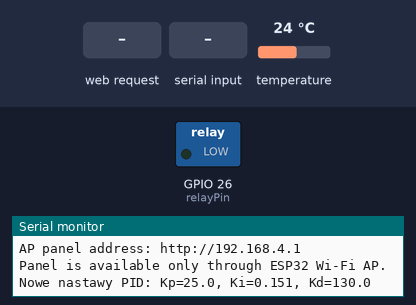
Recording of a program running on a simulated ESP32. Shown: switched loads named in the program (green lamp = pin HIGH), the last lines printed to the serial monitor. The inputs (shaded band) are chosen by the test bench; at power-on: temperature 24 °C. WiFi joins after 1.5 s; servers stay silent unless stated; pins used as bus, display or sensor lines are not drawn.

Above: at 1.2 s.
1.3 s: HTTP request GET /api/manual?p=1 received
7.1 s: "TARGET:\n" received over Serial
12.0 s: HTTP request GET /api/pid?t=120&p=120 received
At 15.2 s:
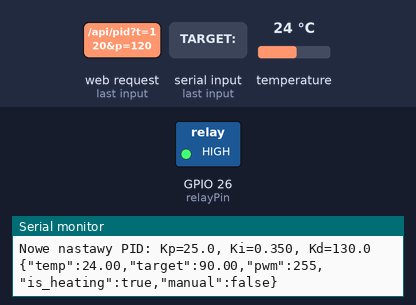
15.6 s: HTTP request GET /api/stop received
At 16.5 s:
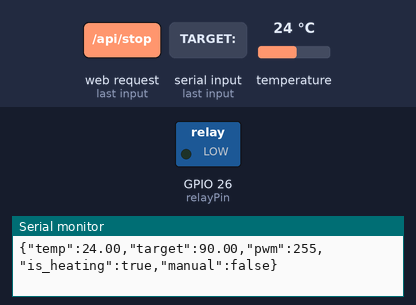
Timing chart, 0 to 18.3 s (numbered marks = the images above; inputs shaded):
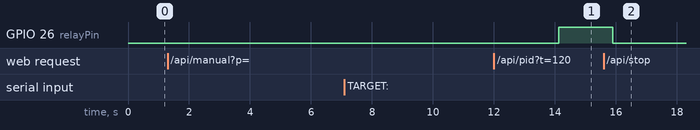

The program:

main.cpp
```cpp
#include <Arduino.h>
#include <OneWire.h>
#include <DallasTemperature.h>
#include <WiFi.h>
#include <WebServer.h>

const char* apSsid = "Grzalka-ESP32";
const char* apPassword = "";

WebServer server(80);

const int oneWireBus = 27;
const int sensorPowerPin = 32;
const int relayPin = 26;

OneWire oneWire(oneWireBus);
DallasTemperature sensors(&oneWire);

const float Kp_30 = 25.0;
const float Ki_30 = 0.018;
const float Kd_30 = 130.0;

const float Kp_80 = 25.0;
const float Ki_80 = 0.35;
const float Kd_80 = 130.0;

bool isHeating = false;
bool manualMode = false;
float targetTemp = 50.0;
float currentTemp = 0.0;
int currentPwm = 0;
int manualPwm = 0;

float Kp, Ki, Kd;
float integral = 0;
float lastError = 0;

unsigned long windowStartTime = 0;
const unsigned long windowSize = 1000;
unsigned long lastMsg = 0;
String serialBuffer;

void setupWiFi() {
  WiFi.mode(WIFI_AP);

  bool apOk = WiFi.softAP(apSsid, apPassword);
  if (apOk) {
    Serial.print("ESP32 AP started. Connect to: ");
    Serial.println(apSsid);
    Serial.print("AP panel address: http://");
    Serial.println(WiFi.softAPIP());
  } else {
    Serial.println("Failed to start ESP32 AP.");
  }

  Serial.println("Panel is available only through ESP32 Wi-Fi AP.");
}


void adjustPID() {
  float t = constrain(targetTemp, 30.0, 80.0);

  Kp = Kp_30 + (t - 30.0) * (Kp_80 - Kp_30) / (80.0 - 30.0);
  Ki = Ki_30 + (t - 30.0) * (Ki_80 - Ki_30) / (80.0 - 30.0);
  Kd = Kd_30 + (t - 30.0) * (Kd_80 - Kd_30) / (80.0 - 30.0);

  Serial.printf("Nowe nastawy PID: Kp=%.1f, Ki=%.3f, Kd=%.1f\n", Kp, Ki, Kd);
}

void sendJsonStatus() {
  Serial.printf(
    "{\"temp\":%.2f,\"target\":%.2f,\"pwm\":%d,\"is_heating\":%s,\"manual\":%s}\n",
    currentTemp,
    targetTemp,
    currentPwm,
    isHeating ? "true" : "false",
    manualMode ? "true" : "false"
  );
}

void handleSerialCommand(const String &cmd) {
  if (cmd.startsWith("TARGET:")) {
    targetTemp = cmd.substring(7).toFloat();
    manualMode = false;
    isHeating = true;
    integral = 0;
    lastError = 0;
    adjustPID();
    return;
  }

  if (cmd.startsWith("MANUAL:")) {
    float pct = cmd.substring(7).toFloat();
    pct = constrain(pct, 0.0, 100.0);
    manualPwm = (int)((pct * 255.0) / 100.0);
    currentPwm = manualPwm;
    manualMode = true;
    isHeating = true;
    integral = 0;
    lastError = 0;
    return;
  }

  if (cmd == "CMD:STOP") {
    manualMode = false;
    isHeating = false;
    currentPwm = 0;
    manualPwm = 0;
    digitalWrite(relayPin, LOW);
    return;
  }
}

void readSerialCommands() {
  while (Serial.available() >   0.0) {
    char c = (char)Serial.read();
    if (c == '\r') continue;
    if (c == '\n') {
      if (serialBuffer.length() > 0) {
        handleSerialCommand(serialBuffer);
        serialBuffer = " ";
      }
    } else {
      serialBuffer += c;
      if (serialBuffer.length() > 128) {
        serialBuffer = "   ";
      }
    }
  }
}

const char MAIN_PAGE[] PROGMEM = R"rawliteral(
<!DOCTYPE html>
<html lang="pl">
<head>
<meta charset="UTF-8">
<meta name="viewport" content="width=device-width, initial-scale=1.0">
<title>ESP32 Sterowanie Grzalka</title>
<style>
  :root{--bg:#0b1020;--card:#151d33;--line:#2b3a63;--txt:#e6edf7;--muted:#94a3c2;--ok:#22c55e;--hot:#f97316;--cold:#3b82f6;--danger:#ef4444}
  *{box-sizing:border-box} body{margin:0;background:radial-gradient(circle at top,#1b2746 0,#0b1020 55%);font-family:Arial,sans-serif;color:var(--txt)}
  .wrap{max-width:1100px;margin:0 auto;padding:16px;display:grid;gap:14px}
  .top{display:grid;grid-template-columns:1fr auto;gap:12px;align-items:center}
  .card{background:var(--card);border:1px solid var(--line);border-radius:14px;padding:14px}
  .row{display:flex;gap:8px;align-items:center;flex-wrap:wrap}
  .temp{font-size:clamp(38px,6vw,54px);font-weight:700;color:var(--hot);line-height:1.05;word-break:keep-all}
  .small{color:var(--muted);font-size:13px}
  .chip{padding:6px 10px;border-radius:18px;border:1px solid var(--line);font-size:12px}
  .chip.on{border-color:var(--ok);color:var(--ok)}
  .chip.manual{border-color:var(--hot);color:var(--hot)}
  .controls{display:grid;grid-template-columns:repeat(3,minmax(180px,1fr));gap:10px}
  input{width:100%;background:#0f1730;border:1px solid var(--line);border-radius:10px;padding:10px;color:var(--txt);font-size:16px}
  button{width:100%;border:0;border-radius:10px;padding:10px;font-weight:700;cursor:pointer}
  .b1{background:var(--cold);color:white}.b2{background:var(--hot);color:#111}.b3{background:var(--danger);color:white}.b4{background:transparent;color:var(--muted);border:1px solid var(--line)}
  .stats{display:grid;grid-template-columns:repeat(4,1fr);gap:10px}
  .statv{font-size:26px;font-weight:700}
  .chartBox{height:380px}
  canvas{display:block;width:100%;height:100%}
  #log{max-height:110px;overflow:auto;font-size:12px;line-height:1.6;color:var(--muted)}
  @media (max-width:1100px){
    .top{grid-template-columns:1fr;align-items:stretch}
    .top .row{justify-content:flex-start}
  }

  @media (max-width:850px){
    .controls,.stats{grid-template-columns:1fr}
    .chartBox{height:300px}
    .wrap{padding:10px}
    .card{padding:12px}
    .temp{font-size:clamp(34px,10vw,48px)}
    .small{font-size:12px}
  }
</style>
</head>
<body>
  <div class="wrap">
    <div class="top card">
      <div>
        <div class="small">Sterowanie ukladem grzania</div>
        <div class="temp" id="temp">--.- C</div>
        <div class="small">Cel: <b id="target">--.-</b> C | Moc: <b id="pwm">0</b>%</div>
      </div>
      <div class="row">
        <span class="chip" id="mode">STOP</span>
        <button class="b4" onclick="resetChart()">Reset wykresu</button>
        <button class="b4" onclick="exportData()">Eksport .txt</button>
      </div>
    </div>

    <div class="controls">
      <div class="card">
        <div class="small">PID - temperatura zadana [C]</div>
        <input type="number" id="pidTemp" min="20" max="90" step="0.5" value="50">
        <div class="row" style="margin-top:8px"><button class="b1" onclick="setPID()">Uruchom PID</button></div>
      </div>
      <div class="card">
        <div class="small">Tryb manualny - moc [%]</div>
        <input type="number" id="manPwm" min="0" max="100" step="1" value="40">
        <div class="row" style="margin-top:8px"><button class="b2" onclick="setManual()">Ustaw moc</button></div>
      </div>
      <div class="card">
        <div class="small">Zatrzymanie</div>
        <div class="row" style="margin-top:30px"><button class="b3" onclick="stopHeat()">STOP</button></div>
      </div>
    </div>

    <div class="stats">
      <div class="card"><div class="small">Temperatura</div><div class="statv" id="sTemp">--.-</div><div class="small">aktualna</div></div>
      <div class="card"><div class="small">Zadana</div><div class="statv" id="sTarget">--.-</div></div>
      <div class="card"><div class="small">PWM</div><div class="statv" id="sPwm">0%</div></div>
      <div class="card"><div class="small">Tryb</div><div class="statv" id="sMode">STOP</div></div>
    </div>

    <div class="card">
      <div class="small">Wykres: odpowiedz ukladu + sygnal sterujacy</div>
      <div class="chartBox"><canvas id="chart"></canvas></div>
    </div>

    <div class="card"><div id="log"></div></div>
  </div>

<script>
let historyData=[];
const MAX_POINTS=360;
const tArr=[],tempArr=[],targetArr=[],pwmArr=[];
const canvas=document.getElementById('chart');
const ctx=canvas.getContext('2d');
let chartSize={w:0,h:0,dpr:1};

function resizeChart(){
  const rect=canvas.parentElement.getBoundingClientRect();
  const dpr=window.devicePixelRatio || 1;
  const w=Math.max(320, Math.floor(rect.width));
  const h=Math.max(220, Math.floor(rect.height));
  chartSize={w,h,dpr};
  canvas.width=Math.floor(w*dpr);
  canvas.height=Math.floor(h*dpr);
  canvas.style.width=w+'px';
  canvas.style.height=h+'px';
  ctx.setTransform(dpr,0,0,dpr,0,0);
  renderChart();
}

function renderChart(){
  const w=chartSize.w, h=chartSize.h;
  ctx.clearRect(0,0,w,h);

  ctx.fillStyle='#0f1730';
  ctx.fillRect(0,0,w,h);

  if(!tempArr.length){
    ctx.fillStyle='#94a3c2';
    ctx.font='14px Arial';
    ctx.fillText('Brak danych - oczekiwanie na pierwszy pomiar', 18, 28);
    return;
  }

  const pad={l:46,r:46,t:18,b:30};
  const x0=pad.l, y0=pad.t, plotW=w-pad.l-pad.r, plotH=h-pad.t-pad.b;
  const tempMin=0, tempMax=100, pwmMin=0, pwmMax=100;

  ctx.strokeStyle='rgba(43,58,99,0.75)';
  ctx.lineWidth=1;
  ctx.font='11px Arial';
  ctx.fillStyle='#9fb1d5';
  for(let i=0;i<=5;i++){
    const y=y0 + plotH*(i/5);
    ctx.beginPath(); ctx.moveTo(x0,y); ctx.lineTo(x0+plotW,y); ctx.stroke();
    const val=(tempMax - (tempMax-tempMin)*(i/5)).toFixed(0);
    ctx.fillText(val, 8, y+4);
  }

  const mapX=(i)=> x0 + plotW*(i/Math.max(1,tempArr.length-1));
  const mapTemp=(v)=> y0 + plotH*(1 - (v-tempMin)/(tempMax-tempMin));
  const mapPwm=(v)=> y0 + plotH*(1 - (v-pwmMin)/(pwmMax-pwmMin));

  const drawLine=(arr,color,mapY,fillColor)=>{
    if(arr.length<2) return;
    ctx.beginPath();
    arr.forEach((v,i)=>{
      const x=mapX(i), y=mapY(v);
      if(i===0) ctx.moveTo(x,y); else ctx.lineTo(x,y);
    });
    ctx.strokeStyle=color;
    ctx.lineWidth=2;
    ctx.stroke();

    if(fillColor){
      ctx.lineTo(mapX(arr.length-1), y0+plotH);
      ctx.lineTo(mapX(0), y0+plotH);
      ctx.closePath();
      ctx.fillStyle=fillColor;
      ctx.fill();
    }
  };

  drawLine(targetArr,'#3b82f6',mapTemp,null);
  drawLine(tempArr,'#f97316',mapTemp,'rgba(249,115,22,0.12)');

  if(pwmArr.length>=2){
    ctx.beginPath();
    pwmArr.forEach((v,i)=>{
      const x=mapX(i), y=mapPwm(v);
      if(i===0) ctx.moveTo(x,y); else ctx.lineTo(x,y);
    });
    ctx.strokeStyle='rgba(34,197,94,0.95)';
    ctx.lineWidth=2;
    ctx.stroke();
  }

  ctx.fillStyle='#8de2a9';
  ctx.fillText('PWM %', w-38, y0+10);
  ctx.fillStyle='#c6d2ea';
  ctx.fillText('Temperatura [C]', x0+6, 14);
}

window.addEventListener('resize', resizeChart);

function log(m){const el=document.getElementById('log');const ts=new Date().toLocaleTimeString('pl-PL',{hour12:false});el.innerHTML+=`[${ts}] ${m}<br>`;el.scrollTop=el.scrollHeight;}
async function setPID(){const t=parseFloat(document.getElementById('pidTemp').value||'50');await fetch(`/api/pid?t=${encodeURIComponent(t)}`);log(`PID start, cel ${t.toFixed(1)} C`);}
async function setManual(){const p=parseFloat(document.getElementById('manPwm').value||'0');await fetch(`/api/manual?p=${encodeURIComponent(p)}`);log(`Manual, moc ${Math.max(0,Math.min(100,p)).toFixed(0)}%`);}
async function stopHeat(){await fetch('/api/stop');log('Zatrzymano grzanie');}

function exportData(){
  if(!historyData.length){log('Brak danych do eksportu');return;}
  let txt='czas[s]\ttemp[C]\tcel[C]\tmoc[%]\n';
  historyData.forEach(d=>txt+=`${d.t}\t${d.temp.toFixed(2)}\t${d.target.toFixed(2)}\t${d.pwm}\n`);
  const blob=new Blob([txt],{type:'text/plain'});
  const a=document.createElement('a');
  a.href=URL.createObjectURL(blob);
  a.download=`dane_grzalki_${new Date().toISOString().slice(0,19).replace(/:/g,'-')}.txt`;
  a.click();
  log(`Eksport danych: ${historyData.length} punktow`);
}

function resetChart(){
  historyData = [];
  tArr.length = 0;
  tempArr.length = 0;
  targetArr.length = 0;
  pwmArr.length = 0;
  renderChart();
  log('Wykres zresetowany');
}

async function refresh(){
  try{
    const r=await fetch('/data',{cache:'no-store'});
    const d=await r.json();
    const pwmPct=Math.round((d.pwm/255)*100);
    const ts=((Date.now()-window._t0)/1000).toFixed(1);

    document.getElementById('temp').textContent=`${d.temp.toFixed(1)} C`;
    document.getElementById('target').textContent=d.target.toFixed(1);
    document.getElementById('pwm').textContent=pwmPct;
    document.getElementById('sTemp').textContent=d.temp.toFixed(1);
    document.getElementById('sTarget').textContent=d.target.toFixed(1);
    document.getElementById('sPwm').textContent=`${pwmPct}%`;

    const modeEl=document.getElementById('mode');
    const modeTxt=d.is_heating?(d.manual?'MANUAL':'PID'):'STOP';
    modeEl.textContent=modeTxt;
    modeEl.className='chip'+(d.is_heating?(d.manual?' manual':' on'):'');
    document.getElementById('sMode').textContent=modeTxt;

    if(tArr.length>=MAX_POINTS){tArr.shift();tempArr.shift();targetArr.shift();pwmArr.shift();}
    tArr.push(ts+'s');tempArr.push(d.temp);targetArr.push(d.target);pwmArr.push(pwmPct);
    historyData.push({t:ts,temp:d.temp,target:d.target,pwm:pwmPct});
    renderChart();
  }catch(e){log('Brak odpowiedzi z /data');}
}

window._t0=Date.now();
resizeChart();
setInterval(refresh,1000);
refresh();
log('Panel gotowy');
</script>
</body>
</html>
)rawliteral";

void handleRoot() {
  server.send_P(200, "text/html", MAIN_PAGE);
}

void handleData() {
  String json = "{";
  json += "\"temp\":" + String(currentTemp, 2);
  json += ",\"target\":" + String(targetTemp, 2);
  json += ",\"pwm\":" + String(currentPwm);
  json += ",\"is_heating\":" + String(isHeating ? "true" : "false");
  json += ",\"manual\":" + String(manualMode ? "true" : "false");
  json += "}";
  server.send(200, "application/json", json);
}

void handleApiPid() {
  if (server.hasArg("t")) {
    targetTemp = constrain(server.arg("t").toFloat(), 20.0, 90.0);
    manualMode = false;
    isHeating = true;
    manualPwm = 0;
    integral = 0;
    lastError = 0;
    adjustPID();
  }
  server.send(200, "application/json", "{\"ok\":true}");
}

void handleApiManual() {
  if (server.hasArg("p")) {
    float pct = constrain(server.arg("p").toFloat(), 0.0, 100.0);
    manualPwm = (int)((pct * 255.0) / 100.0);
    currentPwm = manualPwm;
    manualMode = true;
    isHeating = true;
    integral = 0;
    lastError = 0;
  }
  server.send(200, "application/json", "{\"ok\":true}");
}

void handleApiStop() {
  isHeating = false;
  manualMode = false;
  currentPwm = 0;
  manualPwm = 0;
  digitalWrite(relayPin, LOW);
  server.send(200, "application/json", "{\"ok\":true}");
}

void handleSetTarget() {
  if (server.hasArg("t")) {
    targetTemp = server.arg("t").toFloat();
    manualMode = false;
    isHeating = true;
    adjustPID();
  }
  server.send(200, "text/plain", "OK");
}

void handleStart() { isHeating = true; manualMode = false; manualPwm = 0; integral = 0; lastError = 0; adjustPID(); server.sendHeader("Location", "/"); server.send(303); }
void handleStop() { isHeating = false; manualMode = false; currentPwm = 0; manualPwm = 0; digitalWrite(relayPin, LOW); server.sendHeader("Location", "/"); server.send(303); }

void setup() {
  Serial.begin(115200);
  pinMode(sensorPowerPin, OUTPUT);
  digitalWrite(sensorPowerPin, HIGH);
  pinMode(relayPin, OUTPUT);
  sensors.begin();

  setupWiFi();

  adjustPID();

  server.on("/", handleRoot);
  server.on("/data", handleData);
  server.on("/api/pid", handleApiPid);
  server.on("/api/manual", handleApiManual);
  server.on("/api/stop", handleApiStop);
  server.on("/set", handleSetTarget);
  server.on("/start", handleStart);
  server.on("/stop", handleStop);
  server.begin();
  windowStartTime = millis();
}

void loop() {
  server.handleClient();
  readSerialCommands();

  if (millis() - lastMsg > 1000) {
    sensors.requestTemperatures();
    float tempRead = sensors.getTempCByIndex(0);

    if (tempRead != DEVICE_DISCONNECTED_C && tempRead > -50) {
      currentTemp = tempRead;

      if (isHeating && manualMode) {
        currentPwm = manualPwm;
      } else if (isHeating) {
        float error = targetTemp - currentTemp;
        float derivative = error - lastError;

        if (abs(error) < 2.5) {
          integral += error;

          float maxInt = (Ki > 0.0) ? (130.0 / Ki) : 0.0;
          if (integral > maxInt) integral = maxInt;
          if (integral < -maxInt) integral = -maxInt;
        } else {
          integral = 0;
        }

        float output = (Kp * error) + (Ki * integral) + (Kd * derivative);
        currentPwm = constrain((int)output, 0, 255);
        lastError = error;
      }
    }

    sendJsonStatus();
    lastMsg = millis();
  }

  if (isHeating && currentPwm > 0) {
    unsigned long now = millis();
    if (now - windowStartTime >= windowSize) windowStartTime += windowSize;
    unsigned long onTime = (currentPwm * windowSize) / 255;
    digitalWrite(relayPin, (now - windowStartTime < onTime) ? HIGH : LOW);
  } else {
    digitalWrite(relayPin, LOW);
  }
}
```

Measured:
- after the input at 12.0 s, GPIO 26 (relayPin): LOW → HIGH after 2.1 s
- after the input at 15.6 s, GPIO 26 (relayPin): HIGH → LOW after 0.29 s
